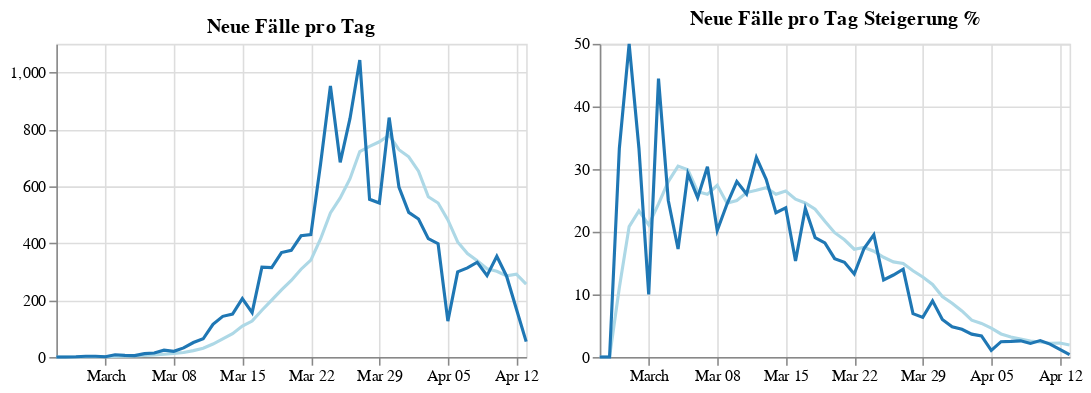

Source (notebook cell):
### Code cell
day = alt.Chart(df, width=300, height=200
).mark_line(
    color='#1f77b4',
    size=2
).transform_timeunit(
    date='yearmonthdate(dataTime)'
).transform_aggregate(
    max_total_confirmed='max(total_confirmed)',
    groupby=['date']
).transform_window(
    rolling_max='max(max_total_confirmed)',
    rolling_min='min(max_total_confirmed)',
    frame=[-1, 0]
).transform_calculate(
    diff='datum.rolling_max - datum.rolling_min'
).encode(
    alt.X('date:T', title=''),
    alt.Y('diff:Q', title=''),
    tooltip=['date:T', 'diff:Q']
)

ma = alt.Chart(df, width=300, height=200
).mark_line(
    color='lightblue',
    size=2
).transform_timeunit(
    date='yearmonthdate(dataTime)'
).transform_aggregate(
    max_total_confirmed='max(total_confirmed)',
    groupby=['date']
).transform_window(
    rolling_max='max(max_total_confirmed)',
    rolling_min='min(max_total_confirmed)',
    frame=[-1, 0]
).transform_calculate(
    diff='datum.rolling_max - datum.rolling_min'
).transform_window(
    rolling_mean='mean(diff)',
    frame=[-6, 0]
).encode(
    alt.X('date:T', title=''),
    alt.Y('rolling_mean:Q', title=''),
    tooltip=['date:T', 'rolling_mean:Q']
)

new_cases_by_day = (ma + day).properties(title='Neue Fälle pro Tag')

day_percent = alt.Chart(df, width=300, height=200
).mark_line(
    color='#1f77b4',
    size=2
).transform_timeunit(
    date='yearmonthdate(dataTime)'
).transform_aggregate(
    max_total_confirmed='max(total_confirmed)',
    groupby=['date']
).transform_window(
    rolling_max='max(max_total_confirmed)',
    rolling_min='min(max_total_confirmed)',
    frame=[-1, 0]
).transform_calculate(
    diff='(datum.rolling_max - datum.rolling_min) / datum.rolling_max * 100'
).encode(
    alt.X('date:T', title=''),
    alt.Y('diff:Q', title=''),
    tooltip=['date:T', 'diff:Q']
)

ma_percent = alt.Chart(df, width=300, height=200
).mark_line(
    color='lightblue',
    size=2
).transform_timeunit(
    date='yearmonthdate(dataTime)'
).transform_aggregate(
    max_total_confirmed='max(total_confirmed)',
    groupby=['date']
).transform_window(
    rolling_max='max(max_total_confirmed)',
    rolling_min='min(max_total_confirmed)',
    frame=[-1, 0]
).transform_calculate(
    diff='(datum.rolling_max - datum.rolling_min) / datum.rolling_max * 100'
).transform_window(
    rolling_mean='mean(diff)',
    frame=[-6, 0]
).encode(
    alt.X('date:T', title=''),
    alt.Y('rolling_mean:Q', title=''),
    tooltip=['date:T', 'rolling_mean:Q']
)

new_cases_percent_by_day = (ma_percent + day_percent).properties(title='Neue Fälle pro Tag Steigerung %')

new_cases_by_day | new_cases_percent_by_day
